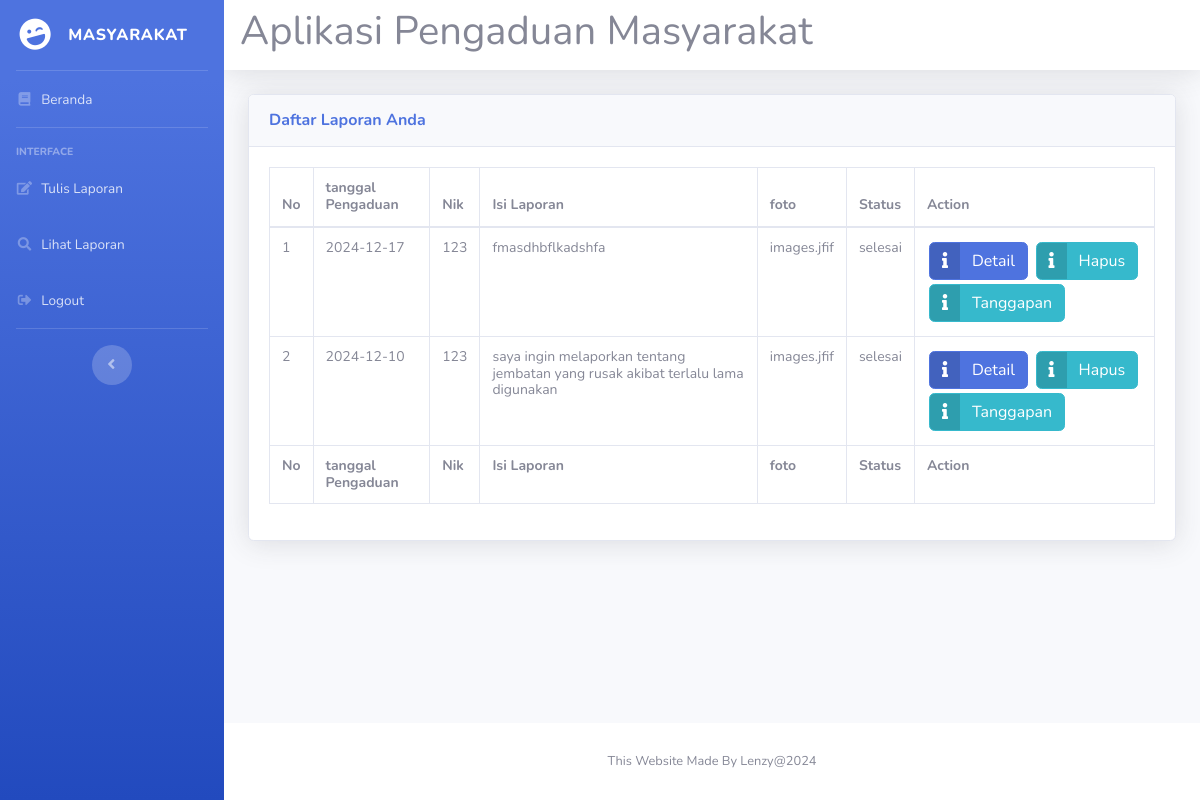
Page /masyarakat.php?url=lihat-pengaduan (signed in) on the committed database.
### tables this page shows
CREATE TABLE `pengaduan` (
  `id_pengaduan` int(11) NOT NULL,
  `tgl_pengaduan` date NOT NULL,
  `nik` char(16) NOT NULL,
  `isi_laporan` text NOT NULL,
  `foto` varchar(255) DEFAULT NULL,
  `status` enum('0','proses','selesai') NOT NULL DEFAULT '0'
);

### lihat-pengaduan.php (the view)
<div class="card shadow mb-4">
  <div class="card-header py-3">
    <h6 class="m-0 font-weight-bold text-primary">Daftar Laporan Anda</h6>
  </div>
  <div class="card-body" style="font-size: 14px;">
    <div class="table-responsive">
      <table class="table table-bordered" id="dataTable" width="100%" cellspacing="0">
        <thead>
          <tr>
            <th>No</th>
            <th>tanggal Pengaduan</th>
            <th>Nik</th>
            <th>Isi Laporan</th>
            <th>foto </th>
            <th>Status</th>
            <th>Action</th>
          </tr>
        </thead>
        <tfoot>
          <tr>
          <th>No</th>
            <th>tanggal Pengaduan</th>
            <th>Nik</th>
            <th>Isi Laporan</th>
            <th>foto </th>
            <th>Status</th>
            <th>Action</th>
          </tr>
        </tfoot>
        <tbody>
          <?php
          include 'koneksi.php';
          $sql = "SELECT*FROM pengaduan WHERE nik='$_SESSION[nik]' ORDER BY id_pengaduan DESC";
        $query = mysqli_query($conn, $sql);
        $no = 1;
        while ($data = mysqli_fetch_array($query)){
          ?>
          <tr>
            <td><?=$no++;?></td>
            <td><?=$data['tgl_pengaduan'];?></td>
            <td><?=$data['nik'];?></td>
            <td><?=$data['isi_laporan'];?></td>
            <td><?=$data['foto'];?></td>
            <td><?=$data['status'];?></td>
            <td>
            <a href="?url=detail-pengaduan&id=<?= $data['id_pengaduan'] ?>" class="btn btn-primary btn-icon-split" style="margin: 2px;">
              <span class="icon text-white-5">
              <i class="fa fa-info"></i>
              </span>
              <span class="text">Detail</span>
              </a>
              <a href="?url=prodelete&id=<?= $data['id_pengaduan'] ?>" class="btn btn-info btn-icon-split" style="margin: 2px;">
              <span class="icon text-white-5">
              <i class="fa fa-info"></i>
              </span>
              <span class="text">Hapus</span>
              </a>
              <a href="?url=lihat-tanggapan&id=<?= $data['id_pengaduan'] ?>" class="btn btn-info btn-icon-split" style="margin: 2px;">
              <span class="icon text-white-5">
              <i class="fa fa-info"></i>
              </span>
              <span class="text">Tanggapan</span>
              </a>
            </td>
          </tr>
          <?php } ?>
        </tbody>
      </table>
    </div>
  </div>
</div>

### rows in the picture
pengaduan: tgl_pengaduan "2024-12-17", nik "123", isi_laporan "fmasdhbflkadshfa", foto "images.jfif", status "selesai"
pengaduan: tgl_pengaduan "2024-12-10", nik "123", isi_laporan "saya ingin melaporkan tentang jembatan yang rusak akibat terlalu lama digunakan", foto "images.jfif", status "selesai"
